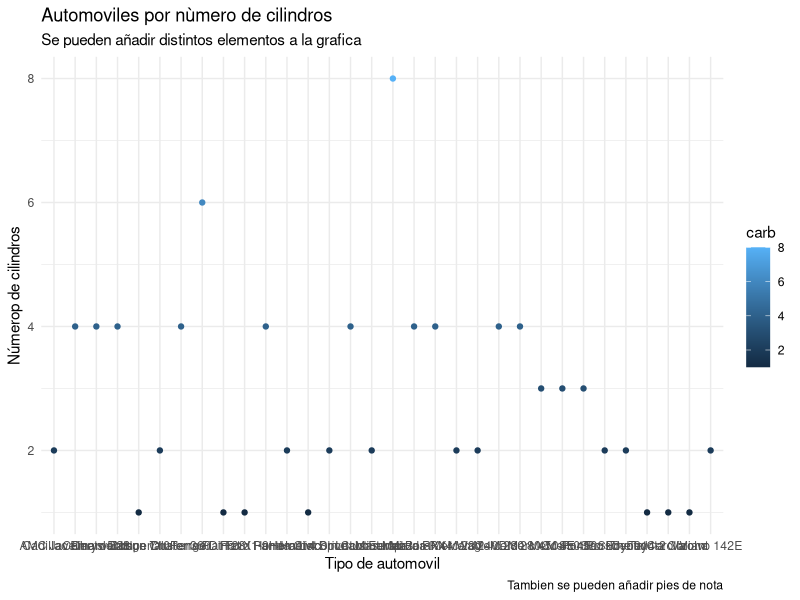
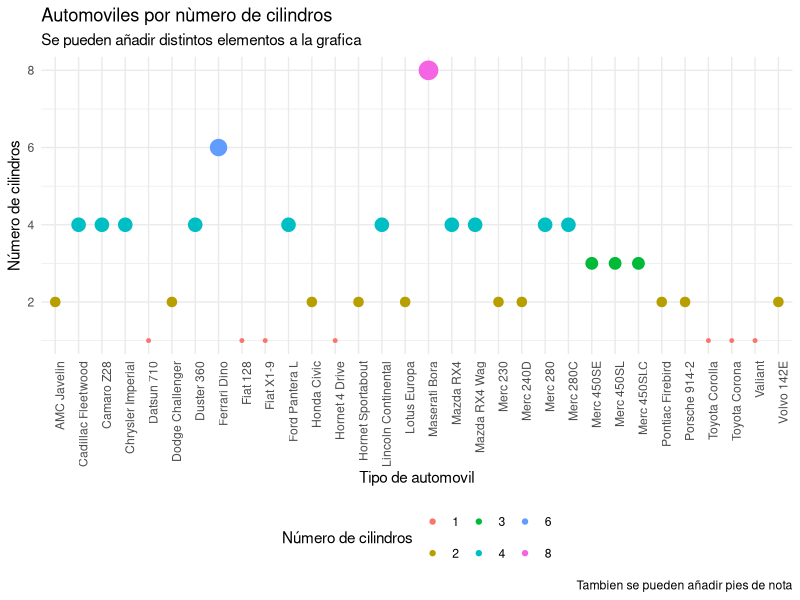
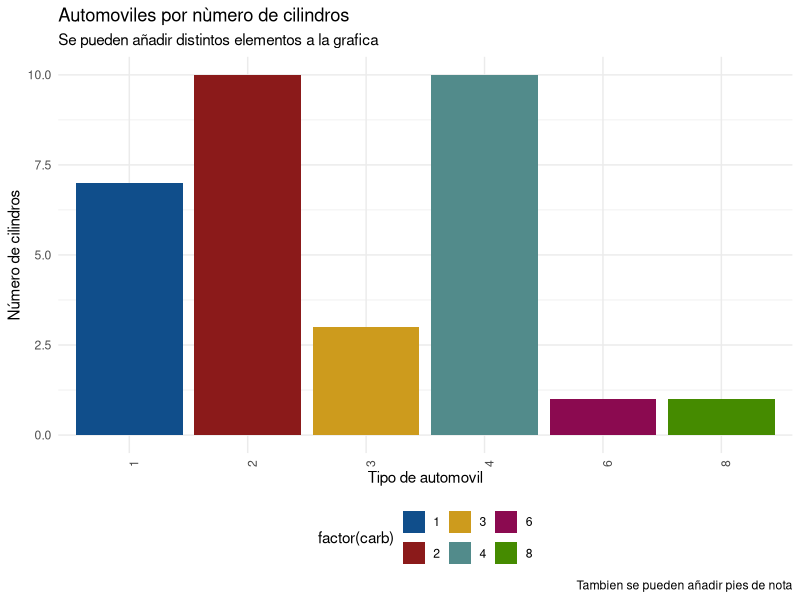
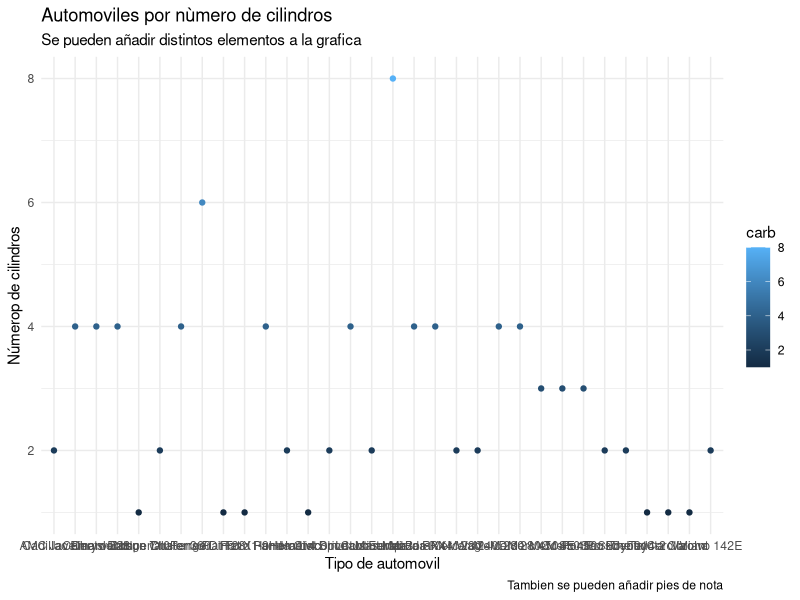
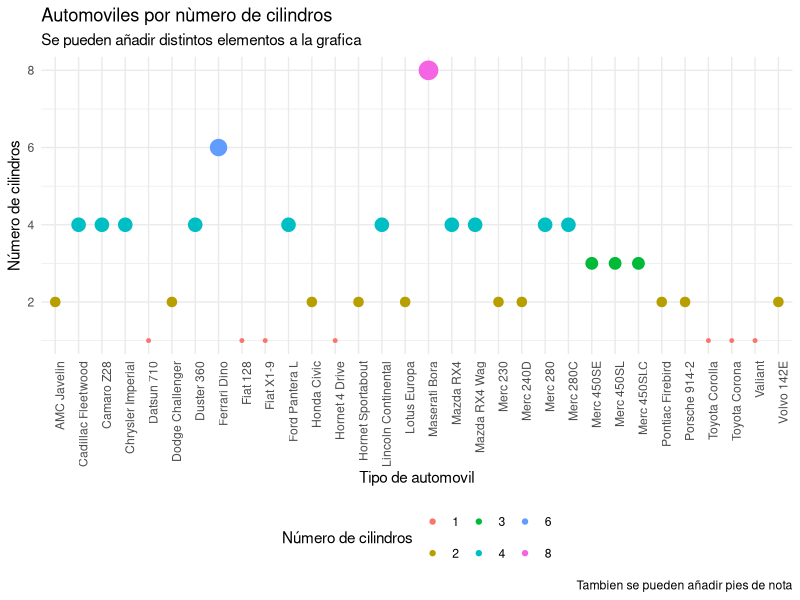

Source code (R) for these figures, in order:
## ---- chunk 1
library(tidyverse)

mtcars %>% 
  dplyr::mutate(car_type = row.names(.)) %>%
  ggplot() + # crea un empty plot
    geom_point(aes(x = car_type, y = carb, color = carb)) + # vamos agregando capas 
    theme(axis.text.x = element_text(angle = 90, hjust = 1)) + # agregamos formato 
    labs(title = "Automoviles por nùmero de cilindros", 
         subtitle = "Se pueden añadir distintos elementos a la grafica",
         caption = "Tambien se pueden añadir pies de nota",
         x = "Tipo de automovil",
         y = "Númerop de cilindros") + # tambièn se pueden agregar elementos extra
  theme_minimal() # incluso se puede sobreescribir los elementos definidos previamente
## ---- chunk 2
mtcars %>% 
  dplyr::mutate(car_type = row.names(.)) %>%
  ggplot() + 
  geom_point(aes(x = car_type, y = carb, color = factor(carb), size = carb)) +
  theme_minimal()+
  theme(axis.text.x = element_text(angle = 90, hjust = 1),
        legend.position = "bottom") +
  labs(title = "Automoviles por nùmero de cilindros", 
       subtitle = "Se pueden añadir distintos elementos a la grafica",
       caption = "Tambien se pueden añadir pies de nota",
       x = "Tipo de automovil",
       y = "Número de cilindros",
       color = "Número de cilindros") +
  guides(size = FALSE)
## ---- chunk 3
mtcars %>% 
  dplyr::mutate(car_type = row.names(.)) %>%
  ggplot() + 
  geom_bar(aes(x = factor(carb), fill = factor(carb)), 
           stat = "count") +
  theme_minimal() +
  scale_fill_manual(values = c("dodgerblue4", "firebrick4", "goldenrod3", "darkslategray4", "deeppink4", "chartreuse4"))+
  theme(axis.text.x = element_text(angle = 90, hjust = 1),
        legend.position = "bottom") +
  labs(title = "Automoviles por nùmero de cilindros", 
       subtitle = "Se pueden añadir distintos elementos a la grafica",
       caption = "Tambien se pueden añadir pies de nota",
       x = "Tipo de automovil",
       y = "Número de cilindros",
       color = "Número de cilindros") +
  guides(size = FALSE)+
  theme()
## ---- chunk 4
library(dplyr)
library(tidyr)
wide_db <- 
  mtcars %>% 
  dplyr::mutate(car_type = row.names(.)) %>% 
  dplyr::filter(car_type == "Camaro Z28") 

wide_db %>% head
## ---- chunk 5
long_db <- 
  wide_db %>% 
  tidyr::gather(attribute, value, mpg:carb)

long_db %>% head
## ---- chunk 6
wide_db <- 
  long_db %>% 
  tidyr::spread(attribute, value)
## ---- chunk 7
library(ggplot2)

mtcars %>% 
  dplyr::mutate(car_type = row.names(.)) %>%
  ggplot() + # crea un empty plot
    geom_point(aes(x = car_type, y = carb, color = carb)) + # vamos agregando capas 
    theme(axis.text.x = element_text(angle = 90, hjust = 1)) + # agregamos formato 
    labs(title = "Automoviles por nùmero de cilindros", 
         subtitle = "Se pueden añadir distintos elementos a la grafica",
         caption = "Tambien se pueden añadir pies de nota",
         x = "Tipo de automovil",
         y = "Númerop de cilindros") + # tambièn se pueden agregar elementos extra
  theme_minimal() # incluso se puede sobreescribir los elementos definidos previamente
## ---- chunk 8
mtcars %>% 
  dplyr::mutate(car_type = row.names(.)) %>%
  ggplot() + 
  geom_point(aes(x = car_type, y = carb, color = factor(carb), size = carb)) +
  theme_minimal()+
  theme(axis.text.x = element_text(angle = 90, hjust = 1),
        legend.position = "bottom") +
  labs(title = "Automoviles por nùmero de cilindros", 
       subtitle = "Se pueden añadir distintos elementos a la grafica",
       caption = "Tambien se pueden añadir pies de nota",
       x = "Tipo de automovil",
       y = "Número de cilindros",
       color = "Número de cilindros") +
  guides(size = FALSE)
